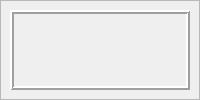
      <widget class="QWidget" name="Tab_Mapa">
       <attribute name="title">
        <string>Mapa</string>
       </attribute>
       <layout class="QGridLayout" name="gridLayout_3">
        <property name="leftMargin">
         <number>0</number>
        </property>
        <property name="topMargin">
         <number>0</number>
        </property>
        <property name="rightMargin">
         <number>0</number>
        </property>
        <property name="bottomMargin">
         <number>0</number>
        </property>
        <property name="spacing">
         <number>0</number>
        </property>
        <item row="0" column="0">
         <widget class="QFrame" name="TabMapaFrame">
          <property name="sizePolicy">
           <sizepolicy hsizetype="Preferred" vsizetype="Preferred">
            <horstretch>0</horstretch>
            <verstretch>0</verstretch>
           </sizepolicy>
          </property>
          <property name="maximumSize">
           <size>
            <width>10000</width>
            <height>1000</height>
           </size>
          </property>
          <property name="frameShape">
           <enum>QFrame::StyledPanel</enum>
          </property>
          <property name="frameShadow">
           <enum>QFrame::Raised</enum>
          </property>
          <property name="lineWidth">
           <number>2</number>
          </property>
          <layout class="QGridLayout" name="gridLayout_8">
           <item row="0" column="0">
            <widget class="QFrame" name="FramePpot">
             <property name="maximumSize">
              <size>
               <width>1920</width>
               <height>1080</height>
              </size>
             </property>
             <property name="frameShape">
              <enum>QFrame::Box</enum>
             </property>
             <property name="frameShadow">
              <enum>QFrame::Raised</enum>
             </property>
             <property name="lineWidth">
              <number>2</number>
             </property>
             <layout class="QGridLayout" name="gridLayout_6">
              <property name="leftMargin">
               <number>5</number>
              </property>
              <property name="topMargin">
               <number>5</number>
              </property>
              <property name="rightMargin">
               <number>5</number>
              </property>
              <property name="bottomMargin">
               <number>5</number>
              </property>
              <property name="spacing">
               <number>5</number>
              </property>
              <item row="0" column="0">
               <widget class="QWidget" name="PpotWidget" native="true">
                <property name="sizePolicy">
                 <sizepolicy hsizetype="Fixed" vsizetype="Fixed">
                  <horstretch>0</horstretch>
                  <verstretch>0</verstretch>
                 </sizepolicy>
                </property>
                <property name="minimumSize">
                 <size>
                  <width>0</width>
                  <height>0</height>
                 </size>
                </property>
                <property name="maximumSize">
                 <size>
                  <width>1920</width>
                  <height>1080</height>
                 </size>
                </property>
                <property name="sizeIncrement">
                 <size>
                  <width>0</width>
                  <height>0</height>
                 </size>
                </property>
                <property name="cursor">
                 <cursorShape>CrossCursor</cursorShape>
                </property>
                <property name="mouseTracking">
                 <bool>true</bool>
                </property>
                <layout class="QGridLayout" name="gridLayout_7"/>
               </widget>
              </item>
             </layout>
            </widget>
           </item>
          </layout>
         </widget>
        </item>
       </layout>
      </widget>
